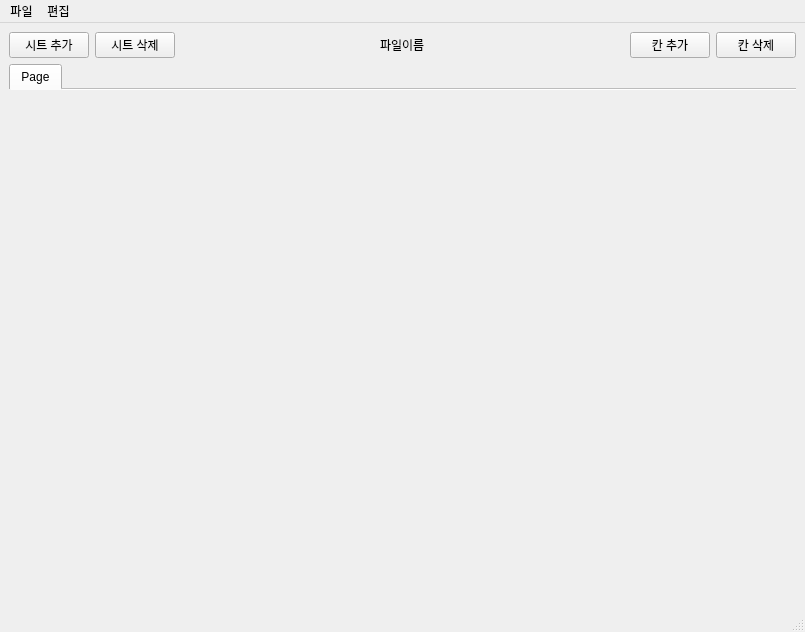
<?xml version="1.0" encoding="UTF-8"?>
<ui version="4.0">
 <class>MainWindow</class>
 <widget class="QMainWindow" name="MainWindow">
  <property name="geometry">
   <rect>
    <x>0</x>
    <y>0</y>
    <width>805</width>
    <height>632</height>
   </rect>
  </property>
  <property name="windowTitle">
   <string>MainWindow</string>
  </property>
  <widget class="QWidget" name="centralwidget">
   <layout class="QGridLayout" name="gridLayout">
    <item row="0" column="2">
     <spacer name="horizontalSpacer">
      <property name="orientation">
       <enum>Qt::Horizontal</enum>
      </property>
      <property name="sizeHint" stdset="0">
       <size>
        <width>40</width>
        <height>20</height>
       </size>
      </property>
     </spacer>
    </item>
    <item row="0" column="1">
     <widget class="QPushButton" name="removeSheet_pushButton">
      <property name="text">
       <string>시트 삭제</string>
      </property>
     </widget>
    </item>
    <item row="0" column="6">
     <widget class="QPushButton" name="removeCell_pushButton">
      <property name="text">
       <string>칸 삭제</string>
      </property>
     </widget>
    </item>
    <item row="0" column="5">
     <widget class="QPushButton" name="addCell_pushButton">
      <property name="text">
       <string>칸 추가</string>
      </property>
     </widget>
    </item>
    <item row="0" column="0">
     <widget class="QPushButton" name="addSheet_pushButton">
      <property name="text">
       <string>시트 추가</string>
      </property>
     </widget>
    </item>
    <item row="1" column="0" colspan="7">
     <widget class="QTabWidget" name="sheetList_tabWidget">
      <property name="minimumSize">
       <size>
        <width>781</width>
        <height>533</height>
       </size>
      </property>
      <property name="currentIndex">
       <number>0</number>
      </property>
      <property name="usesScrollButtons">
       <bool>true</bool>
      </property>
      <property name="documentMode">
       <bool>true</bool>
      </property>
      <property name="movable">
       <bool>true</bool>
      </property>
      <property name="tabBarAutoHide">
       <bool>false</bool>
      </property>
      <widget class="QWidget" name="tab">
       <attribute name="title">
        <string>Page</string>
       </attribute>
      </widget>
     </widget>
    </item>
    <item row="0" column="3">
     <widget class="QLabel" name="fileName_label">
      <property name="text">
       <string>파일이름</string>
      </property>
     </widget>
    </item>
    <item row="0" column="4">
     <spacer name="horizontalSpacer_2">
      <property name="orientation">
       <enum>Qt::Horizontal</enum>
      </property>
      <property name="sizeHint" stdset="0">
       <size>
        <width>40</width>
        <height>20</height>
       </size>
      </property>
     </spacer>
    </item>
   </layout>
  </widget>
  <widget class="QMenuBar" name="menuBar_menuBar">
   <property name="geometry">
    <rect>
     <x>0</x>
     <y>0</y>
     <width>805</width>
     <height>24</height>
    </rect>
   </property>
   <property name="defaultUp">
    <bool>false</bool>
   </property>
   <property name="nativeMenuBar">
    <bool>false</bool>
   </property>
   <widget class="QMenu" name="fileMenu_menu">
    <property name="title">
     <string>파일</string>
    </property>
    <addaction name="open_action"/>
    <addaction name="separator"/>
    <addaction name="save_action"/>
    <addaction name="saveas_action"/>
   </widget>
   <widget class="QMenu" name="menuEdit_menuBar">
    <property name="title">
     <string>편집</string>
    </property>
    <addaction name="undo_action"/>
    <addaction name="redo_action"/>
    <addaction name="separator"/>
    <addaction name="copy_action"/>
    <addaction name="paste_action"/>
    <addaction name="delete_action"/>
   </widget>
   <addaction name="fileMenu_menu"/>
   <addaction name="menuEdit_menuBar"/>
  </widget>
  <widget class="QStatusBar" name="statusBar_statusBar"/>
  <action name="open_action">
   <property name="text">
    <string>열기</string>
   </property>
  </action>
  <action name="save_action">
   <property name="text">
    <string>저장</string>
   </property>
  </action>
  <action name="saveas_action">
   <property name="text">
    <string>새 이름으로 저장</string>
   </property>
  </action>
  <action name="undo_action">
   <property name="text">
    <string>실행취소</string>
   </property>
  </action>
  <action name="redo_action">
   <property name="text">
    <string>다시실행</string>
   </property>
  </action>
  <action name="copy_action">
   <property name="text">
    <string>copy</string>
   </property>
  </action>
  <action name="paste_action">
   <property name="text">
    <string>paste</string>
   </property>
  </action>
  <action name="delete_action">
   <property name="text">
    <string>delete</string>
   </property>
  </action>
 </widget>
 <resources/>
 <connections/>
</ui>
